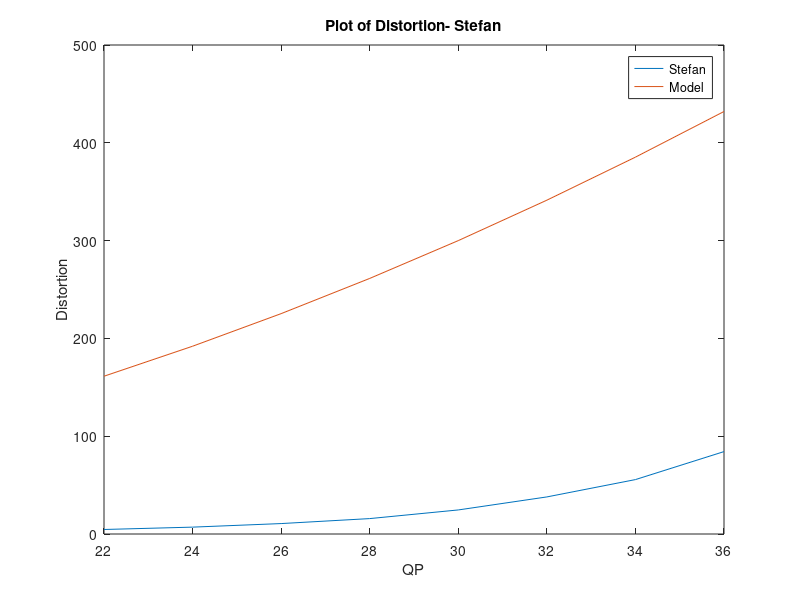
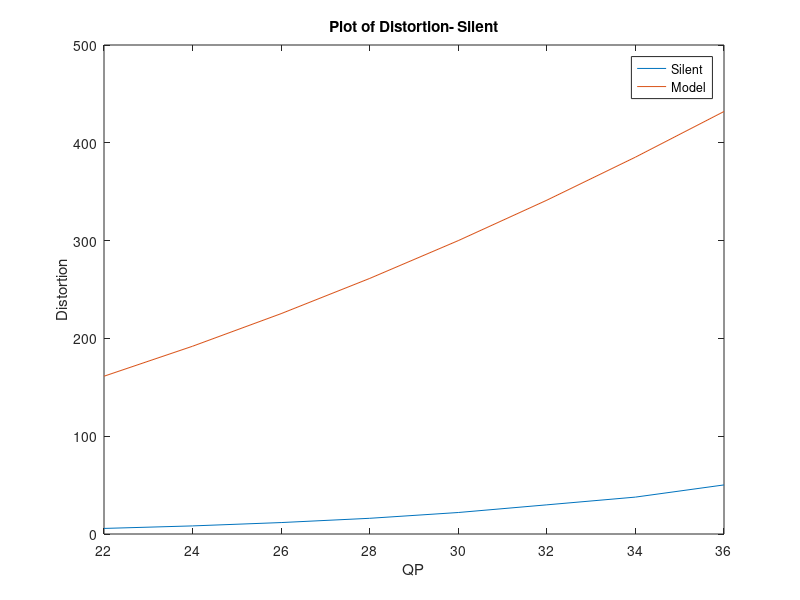
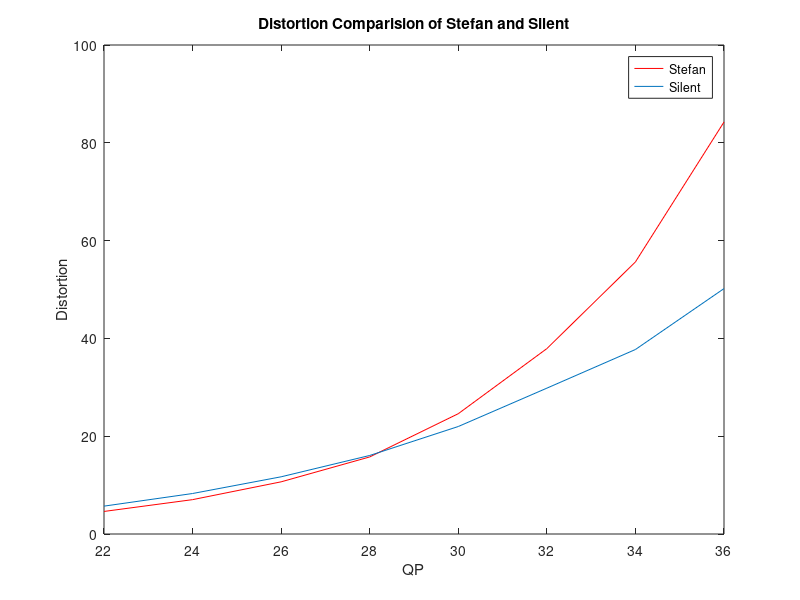

Reproduce these figures in MATLAB, in order.
clc;
close all;
clear all;
%%%%-------STEFAN Video Sequence-------%%%%%%
QP=[22, 24, 26, 28, 30, 32, 34, 36];
PSNR=[41.491, 39.663, 37.849, 36.155, 34.221, 32.343, 30.677, 28.875];
%------for calculating MSE-----------
for i=1:8
MSE(i)=(255*255)/10^(0.1*PSNR(i));
display(MSE(i));
end
MSE_stf=MSE;
MSEstefan=((QP.^2)/3);
plot(QP,MSE_stf,QP,MSEstefan)

sum=0;
for i=1:8
x(i)=abs((MSE_stf(i)-MSEstefan(i))/MSEstefan(i));
sum=sum+x(i);
end
avg=(sum/8)*100
figure (1)
xlabel('QP')
ylabel('Distortion')
title('Plot of Distortion- Stefan')
legend('Stefan','Model')


%%%%-------SILENT Video Sequence-------%%%%%%
PSNR1=[40.572, 38.950, 37.449,36.073, 34.710, 33.385, 32.364, 31.125 ];
for i=1:8
MSE1(i)=(255*255)/10^(0.1*PSNR1(i));
display(MSE1(i));
end
MSE_slt=MSE1;
MSEsilent=((QP.^2)/3);
figure (2)
plot(QP,MSE_slt,QP,MSEsilent);
sum1=0;
for i=1:8
xb(i)=abs((MSE_slt(i)-MSEsilent(i))/MSEsilent(i));
sum1=sum1+xb(i);
end
avg1=(sum1/8)*100

xlabel('QP')
ylabel('Distortion')
title('Plot of Distortion- Silent')
legend('Silent','Model')

figure(3)
plot (QP,MSE_stf,'r',QP,MSE_slt)
xlabel('QP')
ylabel('Distortion')
title('Distortion Comparision of Stefan and Silent')
legend('Stefan','Silent')
